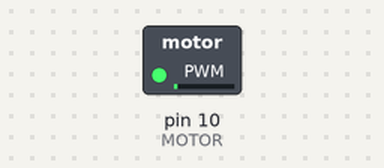
The sketch below on a simulated Arduino Uno, built with avr-gcc and run on an emulated ATmega328P. Shown: switched loads named in the sketch (green lamp = pin HIGH).

Above: at 0.05 s.
At 1.15 s:
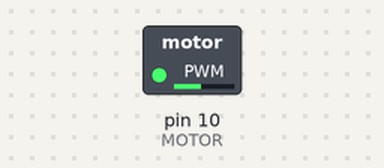
At 2.3 s:
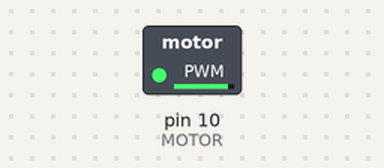
At 4.55 s:
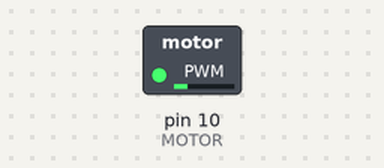
Timing chart, 0 to 6.6 s (numbered marks = the images above):
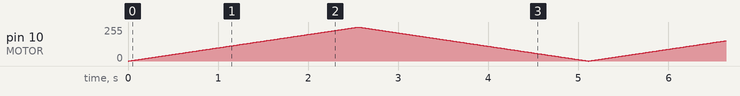

The sketch:

dc_motor_speed_control_test.ino
```cpp
#define MOTOR   10 // the pin for the MOTOR
int i = 0;
// We’ll use this to count up and down
void setup() {
  pinMode(MOTOR, OUTPUT); // tell Arduino MOTOR is an output
}
void loop(){
  for (i = 0; i < 255; i++) { // loop from 0 to 254 (fade in)
    analogWrite(MOTOR, i);      // set the MOTOR brightness
    delay(10); // Wait 10ms because analogWrite
               // is instantaneous and we would
               // not see any change
  }
  for (i = 255; i > 0; i--) { // loop from 255 to 1 (fade out)
    analogWrite(MOTOR, i); // set the MOTOR brightness
    delay(10);           // Wait 10ms
  }
}
```
